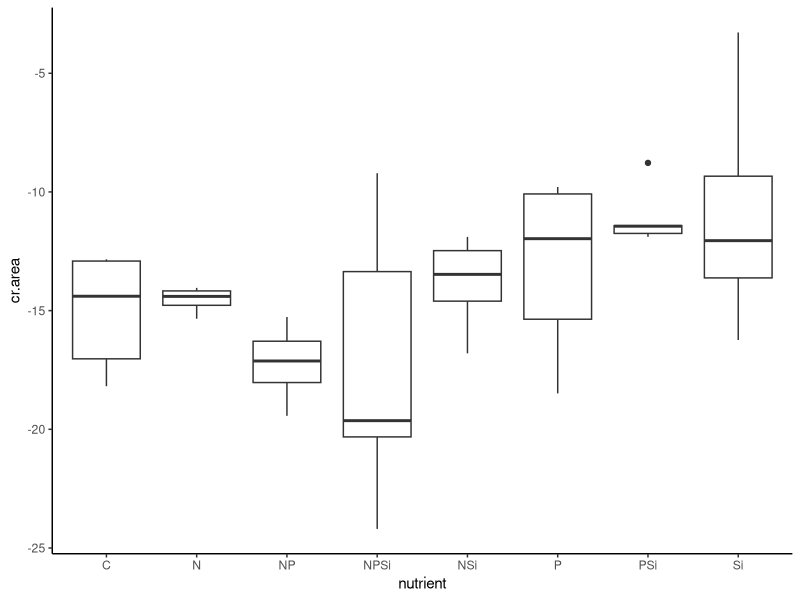
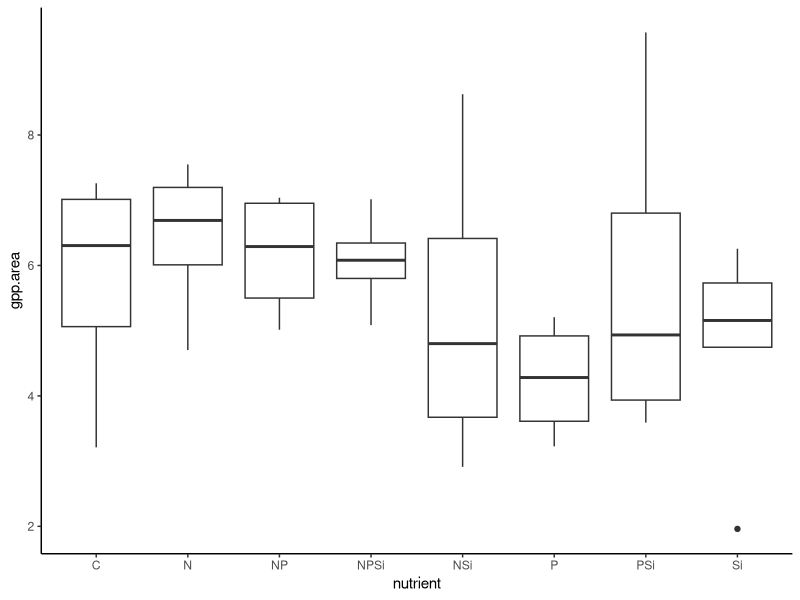
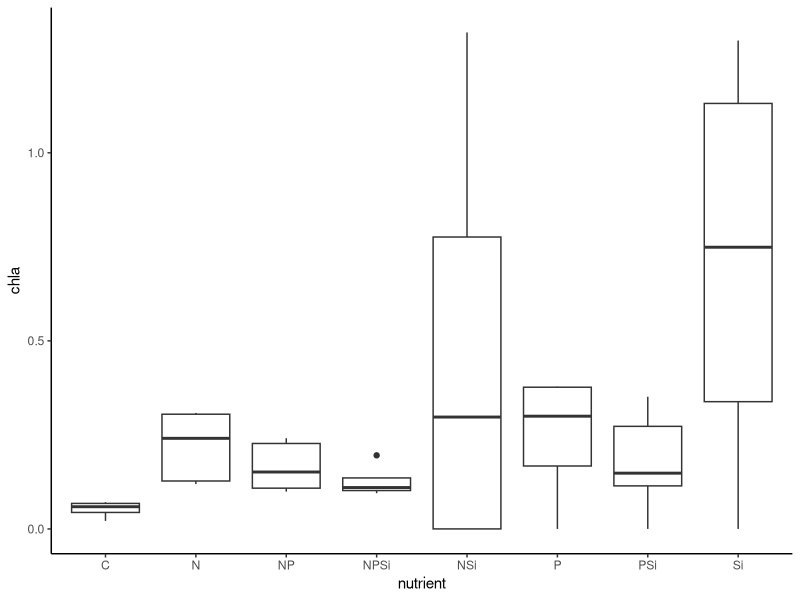
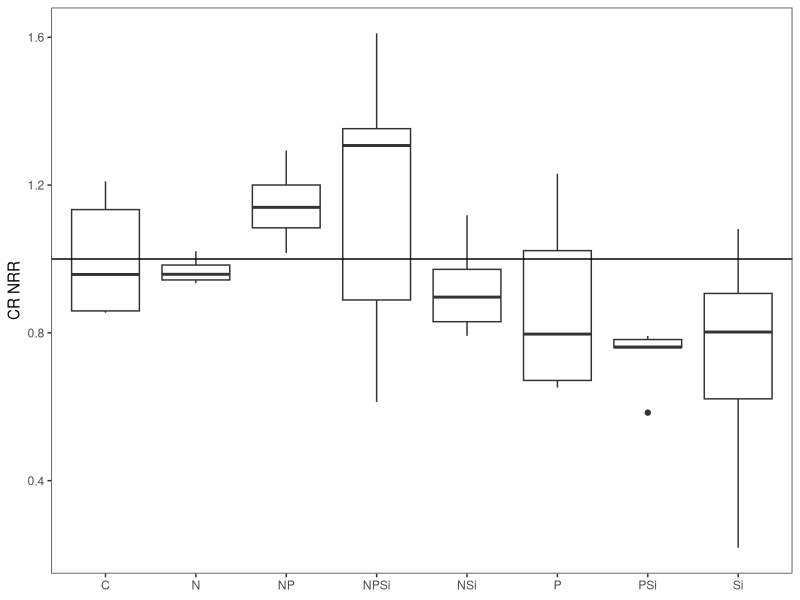
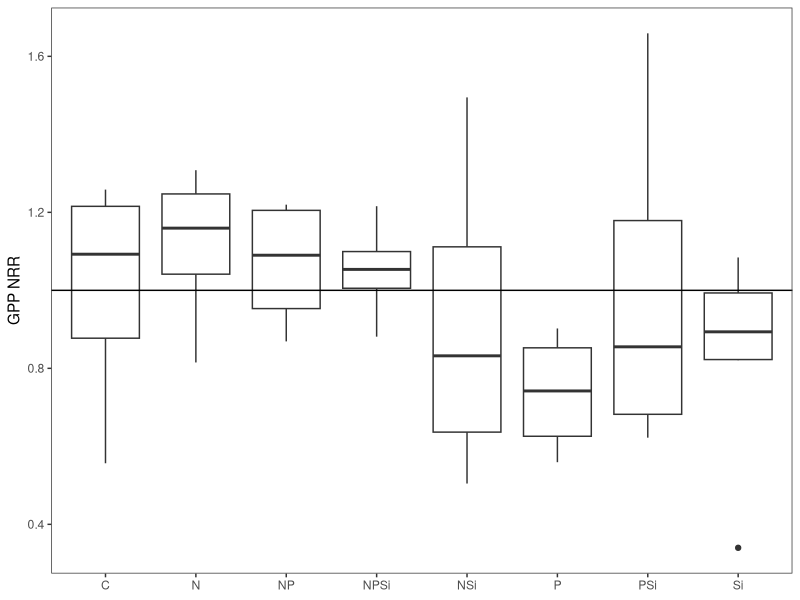
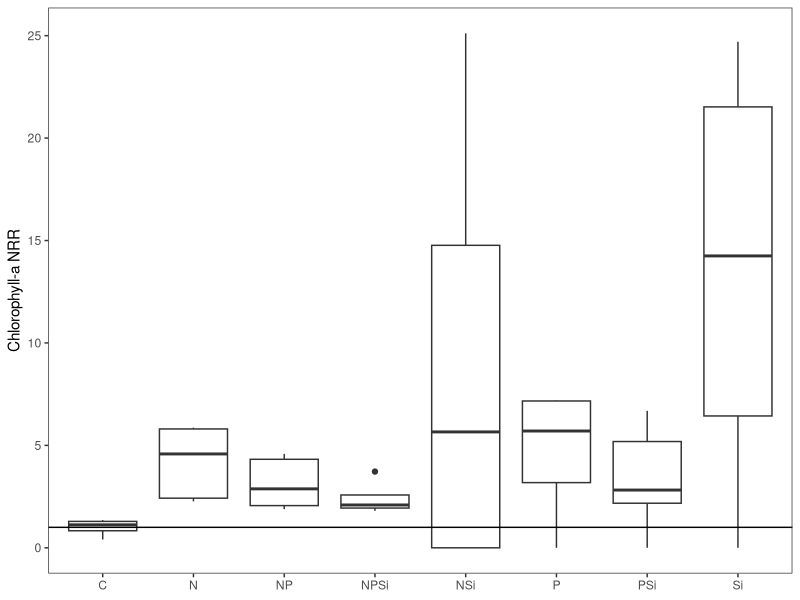
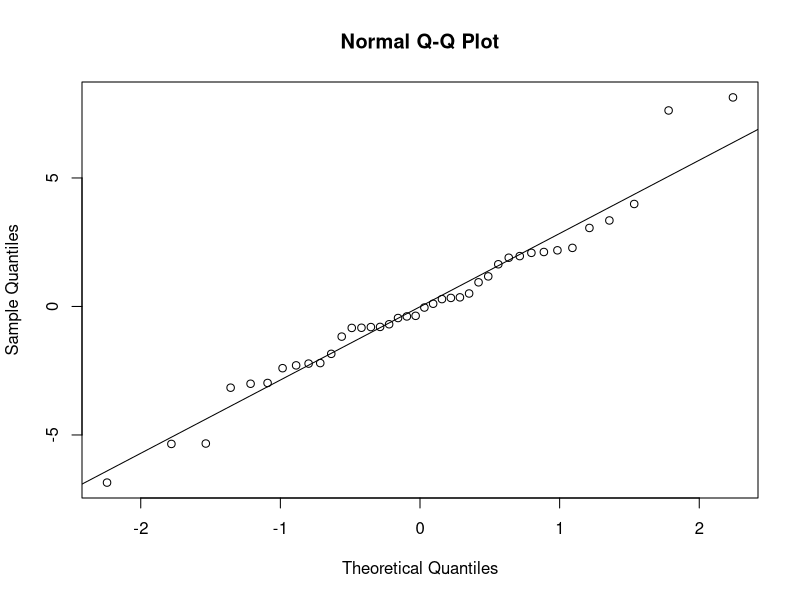
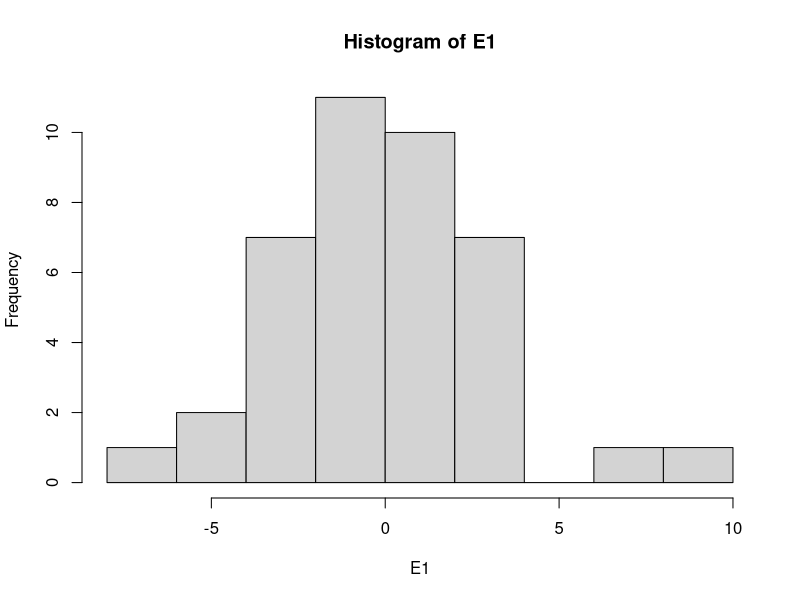

R code for these plots, in order: (Note: this script raises an error after producing the figures.)
#Author:  Clay Arango
#Creation date: 10-Feb-19
#Script to analyze NDS data from Summer 2018 WSB work with S. Roley and A. Alexiades

#packages
library(nlme)
library(nortest)
library(plyr)
library(dplyr)
library(multcomp)
library(MASS)
library(ggplot2)

#Load data
reec_summer <- read.table(file="reec_summer.csv", header=T, sep=",")

#set variable
d = reec_summer

#evaluate data to make sure factors are correct
names(d)
unique(d$nutrient) #control, N, NP, NPSi, NSi, P, PSi, Si
unique(d$N) #should be 0 and 1
unique(d$P) #should be 0 and 1
unique(d$Si) #should be 0 and 1
unique(d$top) #should be "sponge" and "glass"
#if need to change, use recode function below. 
d$top<-recode(d$top, "cellulose" ="sponge")
str(d)

#convert N and P vand Si alues (0 or 1 for absence or presence) to factors
d$N<-as.factor(d$N)
d$P<-as.factor(d$P)
d$Si<-as.factor(d$Si)
str(d)

#subset data into gpp and cr response
d.cr = subset(d, top=="sponge", data=d)
d.gpp = subset(d, top=="glass", data=d)

#check distribution of controls and remove as needed before calculating NRR.
ggplot(d.cr, aes(x=nutrient, y=cr.area))+geom_boxplot() +theme_classic()
#ok

#calculate nrr for cr
x<-ddply(d.cr, "nutrient", summarise, ave_cr = mean(cr.area, na.rm=T)) #changed to ddply b/c allows
#to specify by column name - I had a csv file with the relevant column in a different position.
x
d.cr$cr.nrr = d.cr$cr.area/-15.02240 #divide by control ave_cr

#check distribution of controls and remove as needed before calculating NRR.
ggplot(d.gpp, aes(x=nutrient, y=gpp.area))+geom_boxplot() +theme_classic()
#check CC1, but probably ok
ggplot(d.gpp, aes(x=nutrient, y=chla))+geom_boxplot() +theme_classic()
#ok - updated b/c original file had values too small (units were mg/cm2)

#calculate nrr for gpp and chla
x<- ddply(d.gpp, "nutrient", summarise, ave_gpp = mean(gpp.area, na.rm=T), ave_chla = mean(chla, na.rm=T)) 
x
d.gpp$gpp.nrr = d.gpp$gpp.area/5.770496 #divide by control ave_gpp
d.gpp$chla.nrr = d.gpp$chla/0.05256108 #divide by control ave_chla

#combine files and export
d.cr$chla.nrr<-NA
d.gpp$cr.nrr<-NA
d.nrr<-rbind(d.cr, d.gpp)
d.nrr$site_date<-"reec_summer"
write.table(d.nrr, "reec_summer_nrr.csv", sep=",", quote=F, row.names =F)

###############
#plots of NRR
##############
ggplot(data=subset(d.cr, !(nutrient=="control")), aes(x=nutrient, y=cr.nrr))+geom_boxplot()+theme_bw()+
  ylab("CR NRR")+geom_abline(slope = 0, intercept = 1)+
  theme(axis.title.x=element_blank(), panel.grid.minor=element_blank(), panel.grid.major=element_blank())
#inhibition of most; limitation with NP

ggplot(data=subset(d.gpp, !(nutrient=="control")), aes(x=nutrient, y=gpp.nrr))+geom_boxplot()+theme_bw()+
  ylab("GPP NRR")+geom_abline(slope = 0, intercept = 1)+
  theme(axis.title.x=element_blank(), panel.grid.minor=element_blank(), panel.grid.major=element_blank())
#inhibition or neutral

ggplot(data=subset(d.gpp, !(nutrient=="control")), aes(x=nutrient, y=chla.nrr))+geom_boxplot()+theme_bw()+
  ylab("Chlorophyll-a NRR")+geom_abline(slope = 0, intercept = 1)+
  theme(axis.title.x=element_blank(), panel.grid.minor=element_blank(), panel.grid.major=element_blank())
#limitation for nearly all

##########
#NRR Summary Files
#########

GPP_sum<-ddply(d.gpp, "nutrient", summarise, ave_nrr.gpp=mean(gpp.nrr, na.rm=T), sd_nrr.gpp=sd(gpp.nrr, na.rm=T), 
               se_nrr.gpp =(sd(gpp.nrr)/sqrt(sum(!is.na(gpp.nrr)))), 
               ci95_nrr.gpp = (1.96*(sd(gpp.nrr)/sqrt(sum(!is.na(gpp.nrr))))),
               ave_nrr.chla=mean(chla.nrr, na.rm=T), sd_nrr.chla=sd(chla.nrr, na.rm=T), 
               se_nrr.chla =(sd(chla.nrr)/sqrt(sum(!is.na(chla.nrr)))), 
               ci95_nrr.chla = (1.96*(sd(chla.nrr)/sqrt(sum(!is.na(chla.nrr))))))
CR_sum<-ddply(d.cr, "nutrient", summarise, ave_nrr.cr=mean(cr.nrr, na.rm=T), sd_nrr.cr=sd(cr.nrr, na.rm=T), 
              se_nrr.cr =(sd(cr.nrr)/sqrt(sum(!is.na(cr.nrr)))), 
              ci95_nrr.cr = (1.96*(sd(cr.nrr)/sqrt(sum(!is.na(cr.nrr))))))

#now combine into one and export
d.sum<-merge(GPP_sum, CR_sum, by="nutrient")
d.sum$site_date<-"reec_summer"
write.table(d.sum, "reec_summer_summ.csv",  sep=",", quote=F, row.names =F)

############################################################
#analyze RESPIRATION data
############################################################

M1<-gls(cr.area~N*P*Si, data=d.cr, na.action=na.omit)
E1<-residuals(M1)
qqnorm(E1)
qqline(E1)
ad.test(E1)
   #residuals are normally distributed, p=0.20289
hist(E1)  
plot(M1)
   
plot(filter(d.cr, !is.na(cr.area)) %>% dplyr::select(nutrient), 
     E1, xlab="nutrient", ylab="Residuals")
bartlett.test(cr.area~nutrient, data=d.cr)
   #variance test not OK, we'll probably need to mess with this one

anova(M1)
  
x <- group_by(d.cr, nutrient) %>%  # Grouping function causes subsequent functions to aggregate by season and reach
  summarize(cr.mean = abs(mean(cr.area, na.rm = TRUE)), # na.rm = TRUE to remove missing values
            cr.sd=abs(sd(cr.area, na.rm = TRUE)),  # na.rm = TRUE to remove missing values
            n = sum(!is.na(cr.area)), # of observations, excluding NAs. 
            cr.se=cr.sd/sqrt(n))

ggplot(data=x, aes(x=nutrient, y=cr.mean)) + 
  geom_bar(stat="identity", position=position_dodge(), color = "black") + 
  geom_errorbar(aes(ymin=cr.mean, ymax=cr.mean+cr.se), width=0.2, 
                position=position_dodge(0.9)) + 
  xlab("Nutrient") +
  ylab(expression(Respiration~(ug~O[2]~m^{-2}~h^{-1}))) +
  ylim(0,20) +
  labs(fill="Light") +
  theme_bw() +
  theme(panel.grid.major=element_blank(),
        panel.grid.minor=element_blank(),
        legend.title=element_text(size=6),
        legend.key=element_blank(), 
        legend.position=c(0.5,0.95), 
        legend.text=element_text(size=8), 
        legend.background=element_blank(), 
        legend.direction="horizontal", 
        legend.key.size=unit(0.3, "cm"), 
        axis.title.y=element_text(size=8), 
        axis.title.x=element_text(size=8), 
        axis.text.x=element_text(size=8))

#ggsave('output/figures/Ring_summer.tiff',
#       units="in",
#       width=3.25,
#       height=3.25,
#       dpi=1200,
#       compression="lzw")

############################################################
#analyze the PRODUCTION data
############################################################

M1<-gls(gpp.area~N*P*Si, data=d.gpp, na.action=na.omit) 
E1<-residuals(M1)
qqnorm(E1)
qqline(E1)
ad.test(E1)
   #residuals are OK

hist(E1, xlab="residuals", main="")
plot(M1)

plot(filter(d.gpp, !is.na(gpp.area)) %>% dplyr::select(nutrient), 
     E1, xlab="nutrient", ylab="Residuals")
bartlett.test(gpp.area~nutrient, data=d.gpp)
   #ok

anova(M1)
  
x <- group_by(d.gpp, nutrient) %>%  # Grouping function causes subsequent functions to aggregate by season and reach
  summarize(gpp.mean = abs(mean(gpp.area, na.rm = TRUE)), # na.rm = TRUE to remove missing values
            gpp.sd=abs(sd(gpp.area, na.rm = TRUE)),  # na.rm = TRUE to remove missing values
            n = sum(!is.na(gpp.area)), # of observations, excluding NAs. 
            gpp.se=gpp.sd/sqrt(n))

ggplot(data=x, aes(x=nutrient, y=gpp.mean)) + 
  geom_bar(stat="identity", position=position_dodge(), color = "black") + 
  geom_errorbar(aes(ymin=gpp.mean, ymax=gpp.mean+gpp.se), width=0.2, 
                position=position_dodge(0.9)) + 
  xlab("Nutrient") +
  ylab(expression(Production~(ug~O[2]~m^{-2}~h^{-1}))) +
  labs(fill="Light") +
  theme_bw() +
  theme(panel.grid.major=element_blank(),
        panel.grid.minor=element_blank(), 
        legend.title=element_text(size=6), 
        legend.key=element_blank(),  
        legend.position=c(0.5,0.95),  
        legend.text=element_text(size=8),  
        legend.background=element_blank(),  
        legend.direction="horizontal",  
        legend.key.size=unit(0.3, "cm"),  
        axis.title.y=element_text(size=8),  
        axis.title.x=element_text(size=8),  
        axis.text.x=element_text(size=8))

#ggsave('output/figures/gppByNutrient.tiff',
#       units="in",
#       width=3.25,
#       height=3.25,
#       dpi=1200,
#       compression="lzw")


#BELOW HERE IS NOT EDITED





############################################################
#analyze the CHL-A biomass on disks

M1<-gls(chla~N*P*light, data=roza_sum.chla, na.action=na.omit)
E1<-residuals(M1)
qqnorm(E1)
qqline(E1)
ad.test(E1)
  #residuals look bad (p=0.001)
hist(E1)
plot(M1)

vf1 = varIdent(form = ~ 1|N*P)
vf2 = varIdent(form = ~ 1|light)
vf3 = varIdent(form = ~ 1|N*P*light)
vf4 = varPower(form = ~ fitted(.)) 
vf5 = varExp(form = ~ fitted(.))
vf6 = varConstPower(form = ~ fitted(.))
vf7 = varExp(form = ~ fitted(.)|nutrient)

M2<-gls(chla~N*P*light, data=roza_sum.chla, na.action=na.omit, weights=vf1)
M3<-gls(chla~N*P*light, data=roza_sum.chla, na.action=na.omit, weights=vf2)
M4<-gls(chla~N*P*light, data=roza_sum.chla, na.action=na.omit, weights=vf3)
M5<-gls(chla~N*P*light, data=roza_sum.chla, na.action=na.omit, weights=vf4)
M6<-gls(chla~N*P*light, data=roza_sum.chla, na.action=na.omit, weights=vf5)
M7<-gls(chla~N*P*light, data=roza_sum.chla, na.action=na.omit, weights=vf6)
M8<-gls(chla~N*P*light, data=roza_sum.chla, na.action=na.omit, weights=vf7)

anova(M1,M2,M3,M4,M5,M6,M7,M8)

#M3 is best on AIC

E3<-residuals(M3)
qqnorm(E3)
qqline(E3)
ad.test(E3)
#residuals are not normal (p=0.001)
hist(E3, xlab="residuals", main="")
plot(M3)
  #hist and plot look good

plot(filter(roza_sum.chla, !is.na(chla)) %>% dplyr::select(light), 
     E3, xlab="light", ylab="Residuals")
bartlett.test(chla~light, data=roza_sum.chla)

plot(filter(roza_sum.chla, !is.na(chla)) %>% dplyr::select(nutrient), 
     E3, xlab="nutrient", ylab="Residuals")
bartlett.test(chla~nutrient, data=roza_sum.chla)

anova(M3)

#light is significant and N and P separately interact with light

x<-roza_sum.chla[complete.cases(roza_sum.chla$chla),]

with(x, 
     interaction.plot(nutrient,light,chla, 
                      ylim=c(0,1.5),lty=c(1,12),lwd=2,ylab="Chlorophyll a", 
                      xlab="Nutrient", trace.label="Light"))

x <- group_by(roza_sum.chla, nutrient, light) %>%  # Grouping function causes subsequent functions to aggregate by season and reach
  summarize(chla.mean = mean(chla, na.rm = TRUE), # na.rm = TRUE to remove missing values
            chla.sd=sd(chla, na.rm = TRUE),  # na.rm = TRUE to remove missing values
            n = sum(!is.na(chla)), # of observations, excluding NAs. 
            chla.se=chla.sd/sqrt(n))

ggplot(data=x, 
       aes(x=nutrient, y=chla.mean, fill=light)) + 
  geom_bar(stat="identity", position=position_dodge(), color = "black") + 
  geom_errorbar(aes(ymin=chla.mean, ymax=chla.mean+chla.se), width=0.2, 
                position=position_dodge(0.9)) + 
  scale_fill_manual(values=c("white","black")) +
  xlab("Nutrient") +
  ylab(expression(Chlorophyll~a~(ug~cm^{-2}))) +
  ylim(0,1.7) +
  labs(fill="Light") +
  theme_bw() +
  theme(panel.grid.major=element_blank(), 
        panel.grid.minor=element_blank(), 
        legend.title=element_text(size=6), 
        legend.key=element_blank(), 
        legend.position=c(0.5,0.95), 
        legend.text=element_text(size=8), 
        legend.background=element_blank(), 
        legend.direction="horizontal", 
        legend.key.size=unit(0.3, "cm"), 
        axis.title.y=element_text(size=8), 
        axis.title.x=element_text(size=8), 
        axis.text.x=element_text(size=8))

ggsave('output/figures/chlaByNutrientLight.tiff',
       units="in",
       width=3.25,
       height=3.25,
       dpi=1200,
       compression="lzw")



############################################################
############################################################
#calculate nrr mean and standard error
x1 <- group_by(roza_sum, nutrient, light) %>%  # Grouping function causes subsequent functions to aggregate by season and reach
  summarize(chla.nrr.mean = mean(chla.nrr, na.rm = TRUE), # na.rm = TRUE to remove missing values
            chla.nrr.sd=sd(chla.nrr, na.rm = TRUE),  # na.rm = TRUE to remove missing values
            chla.n = sum(!is.na(chla.nrr)), # of observations, excluding NAs. 
            chla.nrr.se=chla.nrr.sd/sqrt(chla.n))


x2 <- group_by(roza_sum, nutrient, light) %>%  # Grouping function causes subsequent functions to aggregate by season and reach
  summarize(gpp.nrr.mean = mean(gpp.nrr, na.rm = TRUE), # na.rm = TRUE to remove missing values
            gpp.nrr.sd=sd(gpp.nrr, na.rm = TRUE),  # na.rm = TRUE to remove missing values
            gpp.n = sum(!is.na(gpp.nrr)), # of observations, excluding NAs. 
            gpp.nrr.se=gpp.nrr.sd/sqrt(gpp.n))

x3 <- group_by(roza_sum, nutrient, light) %>%  # Grouping function causes subsequent functions to aggregate by season and reach
  summarize(cr.nrr.mean = mean(cr.nrr, na.rm = TRUE), # na.rm = TRUE to remove missing values
            cr.nrr.sd=sd(cr.nrr, na.rm = TRUE),  # na.rm = TRUE to remove missing values
            cr.n = sum(!is.na(cr.nrr)), # of observations, excluding NAs. 
            cr.nrr.se=cr.nrr.sd/sqrt(cr.n))

roza_sum.nrr<-cbind(x1,x2,x3)
roza_sum.nrr <- roza_sum.nrr[, !duplicated(colnames(roza_sum.nrr))]
write.csv(roza_sum.nrr, "roza_sum.nrr.csv")
